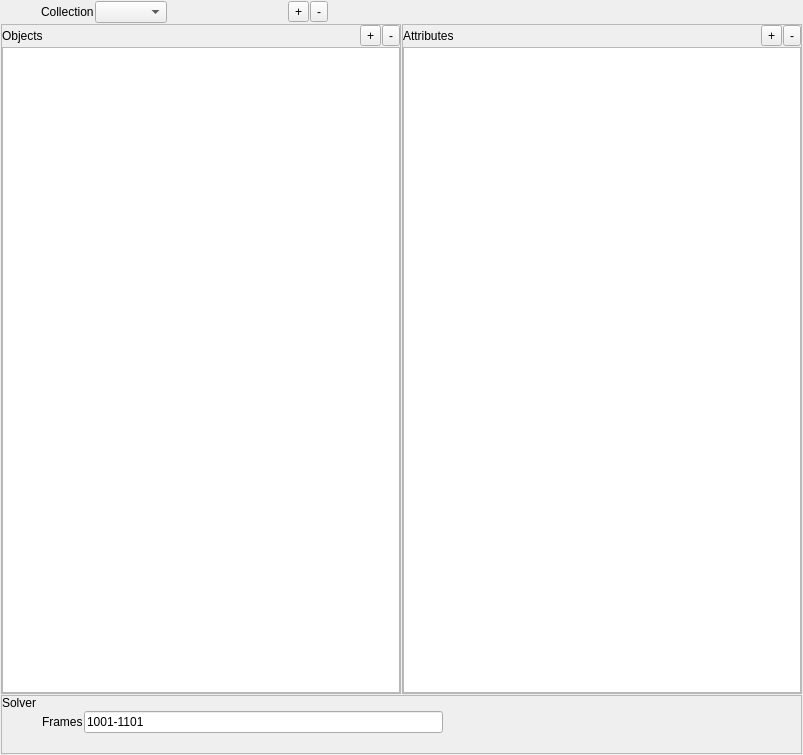
<?xml version="1.0" encoding="UTF-8"?>
<ui version="4.0">
 <class>Form</class>
 <widget class="QWidget" name="Form">
  <property name="geometry">
   <rect>
    <x>0</x>
    <y>0</y>
    <width>803</width>
    <height>755</height>
   </rect>
  </property>
  <property name="windowTitle">
   <string>Form</string>
  </property>
  <layout class="QVBoxLayout" name="verticalLayout_4">
   <property name="spacing">
    <number>1</number>
   </property>
   <property name="margin">
    <number>1</number>
   </property>
   <item>
    <layout class="QHBoxLayout" name="collection_layout">
     <property name="spacing">
      <number>1</number>
     </property>
     <item>
      <spacer name="horizontalSpacer_26">
       <property name="orientation">
        <enum>Qt::Horizontal</enum>
       </property>
       <property name="sizeType">
        <enum>QSizePolicy::Preferred</enum>
       </property>
       <property name="sizeHint" stdset="0">
        <size>
         <width>40</width>
         <height>20</height>
        </size>
       </property>
      </spacer>
     </item>
     <item>
      <widget class="QLabel" name="collection_label">
       <property name="text">
        <string>Collection</string>
       </property>
      </widget>
     </item>
     <item>
      <widget class="QComboBox" name="collectionName_comboBox"/>
     </item>
     <item>
      <spacer name="horizontalSpacer_2">
       <property name="orientation">
        <enum>Qt::Horizontal</enum>
       </property>
       <property name="sizeType">
        <enum>QSizePolicy::Preferred</enum>
       </property>
       <property name="sizeHint" stdset="0">
        <size>
         <width>120</width>
         <height>20</height>
        </size>
       </property>
      </spacer>
     </item>
     <item>
      <widget class="QToolButton" name="collectionAdd_toolButton">
       <property name="text">
        <string>+</string>
       </property>
      </widget>
     </item>
     <item>
      <widget class="QToolButton" name="collectionRemove_toolButton">
       <property name="text">
        <string>-</string>
       </property>
      </widget>
     </item>
     <item>
      <spacer name="horizontalSpacer_27">
       <property name="orientation">
        <enum>Qt::Horizontal</enum>
       </property>
       <property name="sizeHint" stdset="0">
        <size>
         <width>40</width>
         <height>20</height>
        </size>
       </property>
      </spacer>
     </item>
    </layout>
   </item>
   <item>
    <layout class="QHBoxLayout" name="objectAttribute_layout">
     <item>
      <layout class="QVBoxLayout" name="object_layout">
       <property name="spacing">
        <number>1</number>
       </property>
       <item>
        <widget class="QFrame" name="object_frame">
         <property name="frameShape">
          <enum>QFrame::StyledPanel</enum>
         </property>
         <property name="frameShadow">
          <enum>QFrame::Raised</enum>
         </property>
         <layout class="QVBoxLayout" name="verticalLayout_5">
          <property name="spacing">
           <number>1</number>
          </property>
          <property name="margin">
           <number>0</number>
          </property>
          <item>
           <layout class="QHBoxLayout" name="objectAddRemove_layout">
            <property name="spacing">
             <number>1</number>
            </property>
            <item>
             <widget class="QLabel" name="object_label">
              <property name="text">
               <string>Objects</string>
              </property>
             </widget>
            </item>
            <item>
             <widget class="QToolButton" name="objectAdd_toolButton">
              <property name="text">
               <string>+</string>
              </property>
             </widget>
            </item>
            <item>
             <widget class="QToolButton" name="objectRemove_toolButton">
              <property name="text">
               <string>-</string>
              </property>
             </widget>
            </item>
           </layout>
          </item>
          <item>
           <widget class="QTreeView" name="object_treeView"/>
          </item>
         </layout>
        </widget>
       </item>
      </layout>
     </item>
     <item>
      <layout class="QVBoxLayout" name="attribute_layout">
       <property name="spacing">
        <number>1</number>
       </property>
       <item>
        <widget class="QFrame" name="attribute_frame">
         <property name="frameShape">
          <enum>QFrame::StyledPanel</enum>
         </property>
         <property name="frameShadow">
          <enum>QFrame::Raised</enum>
         </property>
         <layout class="QVBoxLayout" name="verticalLayout_6">
          <property name="spacing">
           <number>1</number>
          </property>
          <property name="margin">
           <number>0</number>
          </property>
          <item>
           <layout class="QHBoxLayout" name="attributeAddRemove_layout">
            <property name="spacing">
             <number>1</number>
            </property>
            <item>
             <widget class="QLabel" name="attribute_label">
              <property name="text">
               <string>Attributes</string>
              </property>
             </widget>
            </item>
            <item>
             <widget class="QToolButton" name="attributeAdd_toolButton">
              <property name="text">
               <string>+</string>
              </property>
             </widget>
            </item>
            <item>
             <widget class="QToolButton" name="attributeRemove_toolButton">
              <property name="text">
               <string>-</string>
              </property>
             </widget>
            </item>
           </layout>
          </item>
          <item>
           <widget class="QTreeView" name="attribute_treeView"/>
          </item>
         </layout>
        </widget>
       </item>
      </layout>
     </item>
    </layout>
   </item>
   <item>
    <layout class="QVBoxLayout" name="solver_layout">
     <property name="spacing">
      <number>1</number>
     </property>
     <item>
      <widget class="QFrame" name="solver_frame">
       <property name="frameShape">
        <enum>QFrame::StyledPanel</enum>
       </property>
       <property name="frameShadow">
        <enum>QFrame::Raised</enum>
       </property>
       <layout class="QVBoxLayout" name="verticalLayout_7">
        <property name="spacing">
         <number>1</number>
        </property>
        <property name="margin">
         <number>0</number>
        </property>
        <item>
         <widget class="QLabel" name="solver_label">
          <property name="text">
           <string>Solver</string>
          </property>
         </widget>
        </item>
        <item>
         <layout class="QHBoxLayout" name="frames_layout">
          <property name="spacing">
           <number>1</number>
          </property>
          <item>
           <spacer name="horizontalSpacer_9">
            <property name="orientation">
             <enum>Qt::Horizontal</enum>
            </property>
            <property name="sizeType">
             <enum>QSizePolicy::Preferred</enum>
            </property>
            <property name="sizeHint" stdset="0">
             <size>
              <width>40</width>
              <height>20</height>
             </size>
            </property>
           </spacer>
          </item>
          <item>
           <widget class="QLabel" name="frames_label">
            <property name="text">
             <string>Frames</string>
            </property>
           </widget>
          </item>
          <item>
           <widget class="QLineEdit" name="frames_lineEdit">
            <property name="text">
             <string>1001-1101</string>
            </property>
           </widget>
          </item>
          <item>
           <spacer name="horizontalSpacer_5">
            <property name="orientation">
             <enum>Qt::Horizontal</enum>
            </property>
            <property name="sizeHint" stdset="0">
             <size>
              <width>40</width>
              <height>20</height>
             </size>
            </property>
           </spacer>
          </item>
         </layout>
        </item>
        <item>
         <layout class="QHBoxLayout" name="emptySpace_layout">
          <item>
           <spacer name="horizontalSpacer">
            <property name="orientation">
             <enum>Qt::Horizontal</enum>
            </property>
            <property name="sizeHint" stdset="0">
             <size>
              <width>40</width>
              <height>20</height>
             </size>
            </property>
           </spacer>
          </item>
         </layout>
        </item>
       </layout>
      </widget>
     </item>
    </layout>
   </item>
  </layout>
 </widget>
 <resources/>
 <connections/>
</ui>
